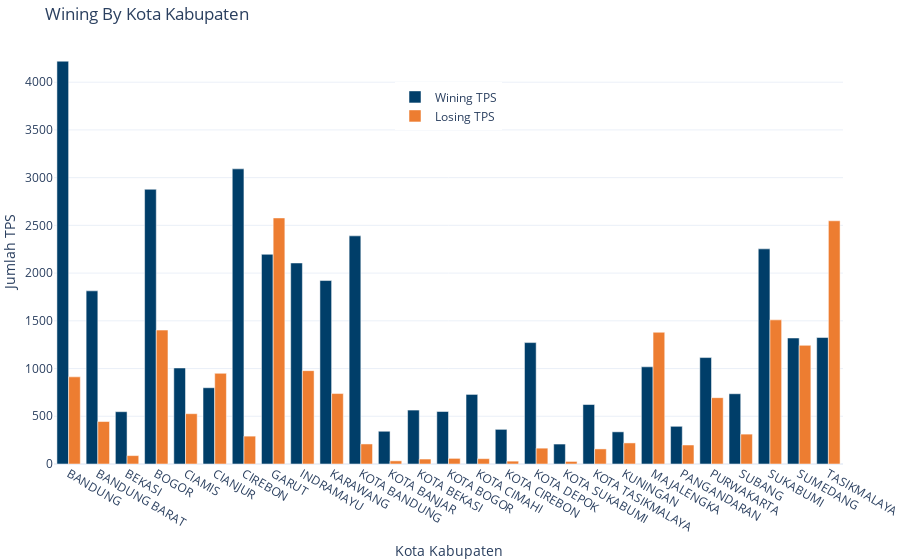

Notebook code for this chart:
### Markdown cell above
## winning

### Code cell
import plotly.express as px

fig = go.Figure()
fig.add_trace(go.Bar(name='Wining TPS',x=clean_komeng_win_lose['kab_kota'], y=clean_komeng_win_lose['win_count'],marker_color='#003E69',))
fig.add_trace(go.Bar(name='Losing TPS',x=clean_komeng_win_lose['kab_kota'], y=clean_komeng_win_lose['lose_count'],marker_color='#ED7D31'))
fig.update_layout(barmode='group', template='plotly_white', title={'text':'Wining By Kota Kabupaten'}, yaxis_title={'text':'Jumlah TPS'}, xaxis_title={'text':'Kota Kabupaten'})
fig.update_layout(
    margin=dict(l=0, r=0, t=40, b=0),
    legend=dict( yanchor="top", y=0.9, xanchor="center", x=0.5
)
)
fig.update_layout(modebar_remove=[ 'zoom', 'pan', 'select', 'lasso2d', 'zoomIn', 'zoomOut',])
fig.layout.xaxis.fixedrange = True
fig.layout.yaxis.fixedrange = True
fig.write_html('html/bar_kota_kabupaten.html')
fig.show()

### Figure 1 — Plotly figure (JSON) as saved in the notebook; plotly's stock layout.template omitted (floating-point values rounded to 4 significant figures)
{"data": [{"marker": {"color": "#003E69"}, "name": "Wining TPS", "type": "bar", "x": ["BANDUNG", "BANDUNG BARAT", "BEKASI", "BOGOR", "CIAMIS", "CIANJUR", "CIREBON", "GARUT", "INDRAMAYU", "KARAWANG", "KOTA BANDUNG", "KOTA BANJAR", "KOTA BEKASI", "KOTA BOGOR", "KOTA CIMAHI", "KOTA CIREBON", "KOTA DEPOK", "KOTA SUKABUMI", "KOTA TASIKMALAYA", "KUNINGAN", "MAJALENGKA", "PANGANDARAN", "PURWAKARTA", "SUBANG", "SUKABUMI", "SUMEDANG", "TASIKMALAYA"], "y": [4220, 1814, 548, 2878, 1006, 799, 3092, 2197, 2106, 1922, 2390, 343, 565, 550, 729, 363, 1272, 209, 623, 337, 1018, 395, 1115, 736, 2254, 1320, 1325]}, {"marker": {"color": "#ED7D31"}, "name": "Losing TPS", "type": "bar", "x": ["BANDUNG", "BANDUNG BARAT", "BEKASI", "BOGOR", "CIAMIS", "CIANJUR", "CIREBON", "GARUT", "INDRAMAYU", "KARAWANG", "KOTA BANDUNG", "KOTA BANJAR", "KOTA BEKASI", "KOTA BOGOR", "KOTA CIMAHI", "KOTA CIREBON", "KOTA DEPOK", "KOTA SUKABUMI", "KOTA TASIKMALAYA", "KUNINGAN", "MAJALENGKA", "PANGANDARAN", "PURWAKARTA", "SUBANG", "SUKABUMI", "SUMEDANG", "TASIKMALAYA"], "y": [913, 445, 88, 1403, 527, 950, 292, 2578, 978, 738, 210, 33, 52, 59, 56, 30, 166, 27, 158, 221, 1380, 199, 695, 313, 1510, 1243, 2548]}], "layout": {"barmode": "group", "legend": {"x": 0.5, "xanchor": "center", "y": 0.9, "yanchor": "top"}, "margin": {"b": 0, "l": 0, "r": 0, "t": 40}, "modebar": {"remove": ["zoom", "pan", "select", "lasso2d", "zoomIn", "zoomOut"]}, "title": {"text": "Wining By Kota Kabupaten"}, "xaxis": {"fixedrange": true, "title": {"text": "Kota Kabupaten"}}, "yaxis": {"fixedrange": true, "title": {"text": "Jumlah TPS"}}}}
